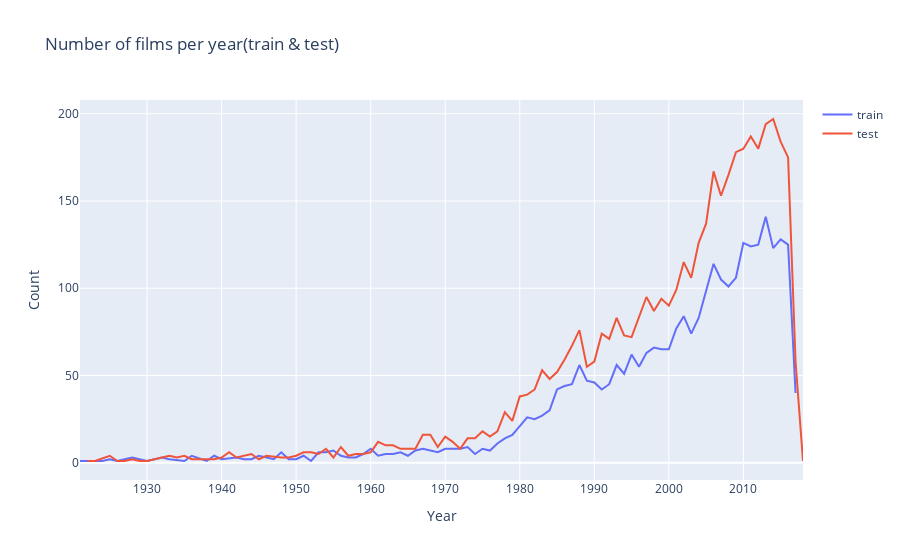

Notebook code cell kept with this figure:
### Markdown cell above
* train과 test 데이터 셋의 연도별 개봉 영화 개수

### Code cell
d1 = train['release_date_year'].value_counts().sort_index()
d2 = test['release_date_year'].value_counts().sort_index()
data = [go.Scatter(x=d1.index, y=d1.values, name='train'), go.Scatter(x=d2.index, y=d2.values, name='test')]
layout = go.Layout(dict(title = "Number of films per year(train & test)",
                  xaxis = dict(title = 'Year'),
                  yaxis = dict(title = 'Count'),
                  ),legend=dict(
                orientation="v"))
py.iplot(dict(data=data, layout=layout))

### Figure 1 — Plotly figure (JSON) as saved in the notebook; plotly's stock layout.template omitted (floating-point values rounded to 4 significant figures)
{"data": [{"name": "train", "type": "scatter", "x": [1921, 1924, 1925, 1926, 1927, 1928, 1930, 1931, 1932, 1933, 1935, 1936, 1938, 1939, 1940, 1942, 1943, 1944, 1945, 1947, 1948, 1949, 1950, 1951, 1952, 1953, 1954, 1955, 1956, 1957, 1958, 1959, 1960, 1961, 1962, 1963, 1964, 1965, 1966, 1967, 1968, 1969, 1970, 1971, 1972, 1973, 1974, 1975, 1976, 1977, 1978, 1979, 1980, 1981, 1982, 1983, 1984, 1985, 1986, 1987, 1988, 1989, 1990, 1991, 1992, 1993, 1994, 1995, 1996, 1997, 1998, 1999, 2000, 2001, 2002, 2003, 2004, 2005, 2006, 2007, 2008, 2009, 2010, 2011, 2012, 2013, 2014, 2015, 2016, 2017], "y": [1, 1, 2, 1, 2, 3, 1, 2, 3, 2, 1, 4, 1, 4, 2, 3, 2, 2, 4, 2, 6, 2, 2, 4, 1, 6, 6, 7, 4, 3, 3, 5, 8, 4, 5, 5, 6, 4, 7, 8, 7, 6, 8, 8, 8, 9, 5, 8, 7, 11, 14, 16, 21, 26, 25, 27, 30, 42, 44, 45, 56, 47, 46, 42, 45, 56, 51, 62, 55, 63, 66, 65, 65, 77, 84, 74, 83, 99, 114, 105, 101, 106, 126, 124, 125, 141, 123, 128, 125, 40]}, {"name": "test", "type": "scatter", "x": [1922, 1923, 1925, 1926, 1927, 1928, 1929, 1930, 1931, 1933, 1934, 1935, 1936, 1937, 1938, 1939, 1940, 1941, 1942, 1944, 1945, 1946, 1948, 1949, 1950, 1951, 1952, 1953, 1954, 1955, 1956, 1957, 1958, 1959, 1960, 1961, 1962, 1963, 1964, 1965, 1966, 1967, 1968, 1969, 1970, 1971, 1972, 1973, 1974, 1975, 1976, 1977, 1978, 1979, 1980, 1981, 1982, 1983, 1984, 1985, 1986, 1987, 1988, 1989, 1990, 1991, 1992, 1993, 1994, 1995, 1996, 1997, 1998, 1999, 2000, 2001, 2002, 2003, 2004, 2005, 2006, 2007, 2008, 2009, 2010, 2011, 2012, 2013, 2014, 2015, 2016, 2017, 2018], "y": [1, 1, 4, 1, 1, 2, 1, 1, 2, 4, 3, 4, 2, 2, 2, 2, 3, 6, 3, 5, 2, 4, 3, 3, 4, 6, 6, 5, 8, 3, 9, 4, 5, 5, 6, 12, 10, 10, 8, 8, 8, 16, 16, 9, 15, 12, 8, 14, 14, 18, 15, 18, 29, 24, 38, 39, 42, 53, 48, 52, 59, 67, 76, 55, 58, 74, 71, 83, 73, 72, 83, 95, 87, 94, 90, 99, 115, 106, 126, 137, 167, 153, 165, 178, 180, 187, 180, 194, 197, 184, 175, 58, 1]}], "layout": {"legend": {"orientation": "v"}, "title": {"text": "Number of films per year(train & test)"}, "xaxis": {"title": {"text": "Year"}}, "yaxis": {"title": {"text": "Count"}}}}
